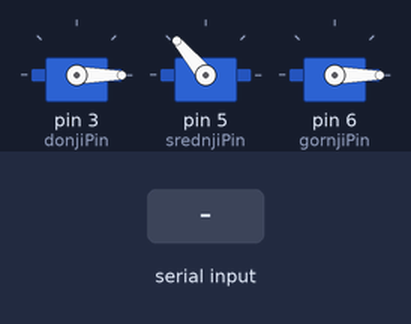
The sketch below on a simulated Arduino Uno, built with avr-gcc and run on an emulated ATmega328P. Parts: 3 × servo. Inputs (shaded band) come from the test bench. What the sketch prints to the serial monitor is not drawn.

Above: at 1.4 s.
1.5 s: "a" received over Serial
At 2.0 s:
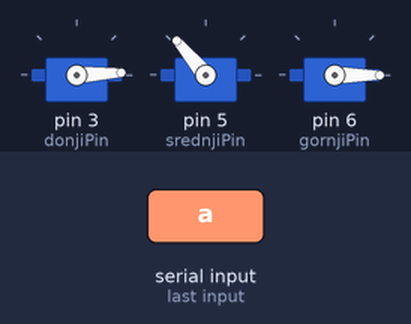
3.0 s: "d" received over Serial
At 4.3 s:
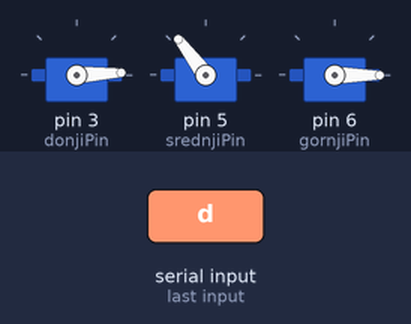
Timing chart, 0 to 6.0 s (numbered marks = the images above; inputs shaded):
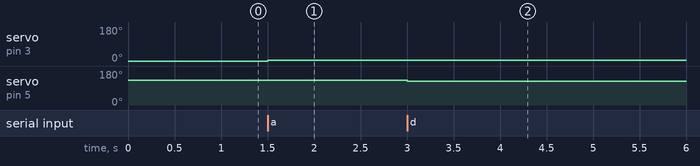

The sketch:

kod.ino
```cpp
#include <Servo.h>

#define donjiPin 3
#define srednjiPin 5
#define gornjiPin 6

Servo donji;
Servo srednji;
Servo gornji;

int donjiUgao = 0;
int srednjiUgao = 130;
int gornjiUgao = 0;

int ugaoMinDonji = 0;
int ugaoMaxDonji = 180;
int ugaoMinSrednji = 80;
int ugaoMaxSrednji = 130;
int ugaoMinGornji = 30;
int ugaoMaxGornji = 120;

int promena = 3;

void setup() {
  Serial.begin(9600);
  Serial.println("a - pomera se levo za 10 stepeni (donji motor)");
  Serial.println("b - pomera se desno za 10 stepeni (donji motor)");
  Serial.println("c - pomera se gore za 10 stepeni (srednji motor)");
  Serial.println("d - pomera se dole za 10 stepeni (srednji motor)");
  Serial.println("e - savija se za 10 stepeni (gornji motor)");
  Serial.println("f - ispruzi se za 10 stepeni (gornji motor)");
  donji.attach(donjiPin);
  srednji.attach(srednjiPin);
  gornji.attach(gornjiPin);
  donji.write(donjiUgao);
  srednji.write(srednjiUgao);
  gornji.write(gornjiUgao);
}

void loop() {
  while (Serial.available() == 0)
  {

  }
  char poruka = Serial.read();
  if (poruka == 'a')
  {
    if (donjiUgao + promena <= ugaoMaxDonji)
    {
      donjiUgao += promena;
      donji.write(donjiUgao);
    }
  }
  else if (poruka == 'b')
  {
    if (donjiUgao - promena >= ugaoMinDonji)
    {
      donjiUgao -= promena;
      donji.write(donjiUgao);
    }
  }
  else if (poruka == 'c')
  {
    if (srednjiUgao + promena <= ugaoMaxSrednji)
    {
      srednjiUgao += promena;
      srednji.write(srednjiUgao);
    }
  }
  else if (poruka == 'd')
  {
    if (srednjiUgao - promena >= ugaoMinSrednji)
    {
      srednjiUgao -= promena;
      srednji.write(srednjiUgao);
    }
  }
  else if (poruka == 'e')
  {
    if (gornjiUgao + promena <= ugaoMaxGornji)
    {
      gornjiUgao += promena;
      gornji.write(gornjiUgao);
    }
  }
  else if (poruka == 'f')
  {
    if (gornjiUgao - promena >= ugaoMinGornji)
    {
      gornjiUgao -= promena;
      gornji.write(gornjiUgao);
    }
  }
}
```

Measured:
- after the input at 1.5 s, servo on pin 3 (donjiPin): 0° → 3° at once
- after the input at 3.0 s, servo on pin 5 (srednjiPin): 130° → 127° at once
